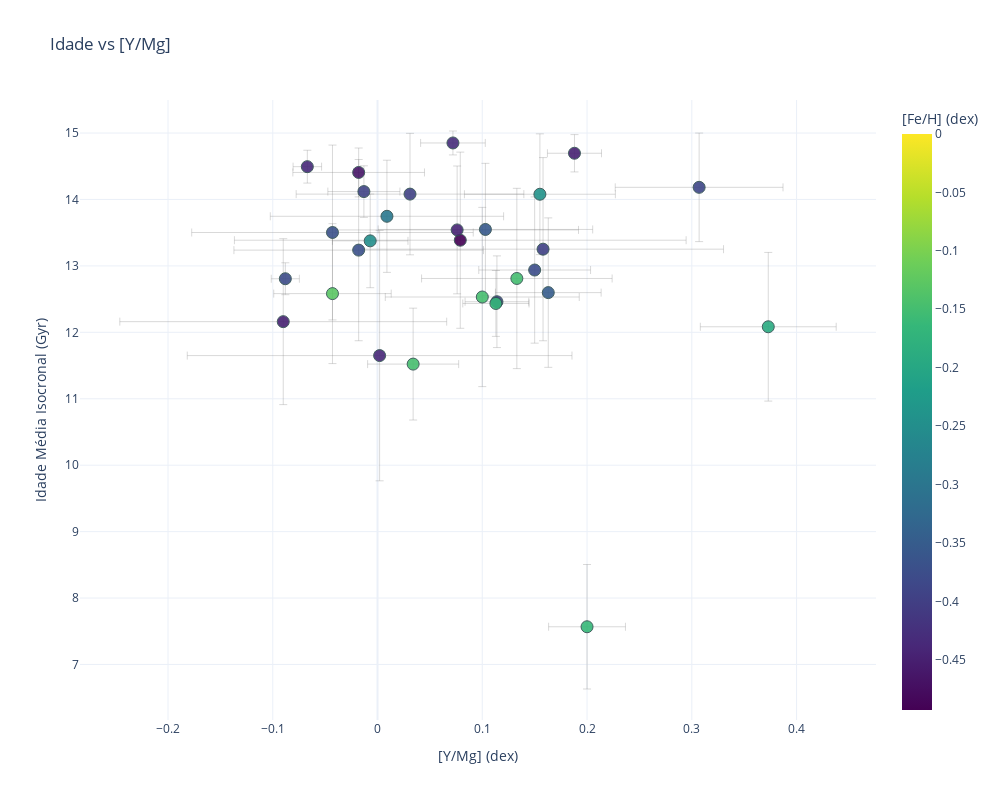
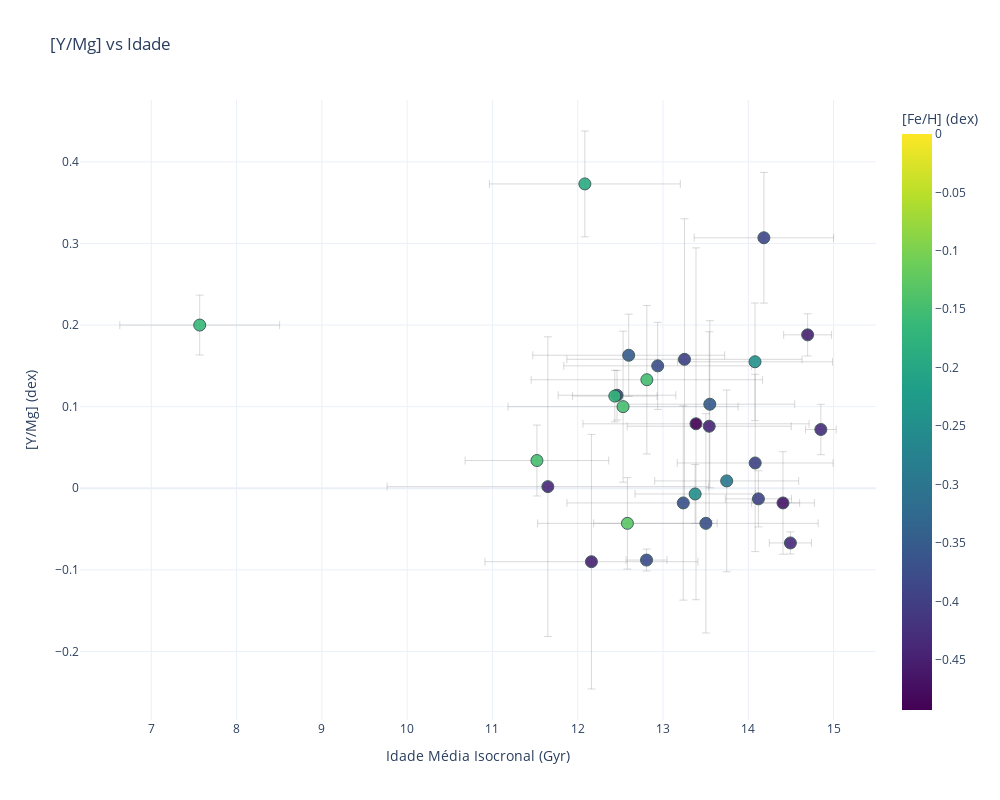

Notebook source saved alongside these figures, in order:
### Code cell
import plotly.express as px

# Primeiro plot: [Y/Mg] vs Idade Média Isocronal
fig1 = px.scatter(
    abundancias_ymg,
    x='[Y/Mg]',
    y='age_mean',
    error_x='e_[Y/Mg]',
    error_y='age_std',
    color='feh',
    hover_name='id',
    hover_data={'[Y/Mg]': ':.3f', 'age_mean': ':.2f', 'feh': ':.3f', 'age_ymg': ':.2f'},
    labels={
        '[Y/Mg]': '[Y/Mg] (dex)',
        'age_mean': 'Idade Média Isocronal (Gyr)',
        'feh': '[Fe/H] (dex)',
        'age_ymg': 'Idade Química (Gyr)'
    },
    title='Idade vs [Y/Mg]',
    template='plotly_white',
    color_continuous_scale='Viridis',
    width=1000,
    height=800
)

fig1.update_traces(
    marker=dict(size=12, opacity=0.9, line=dict(width=1, color='DarkSlateGrey')),
    error_x=dict(color='rgba(128, 128, 128, 0.3)', thickness=1),
    error_y=dict(color='rgba(128, 128, 128, 0.3)', thickness=1),
    selector=dict(mode='markers')
)

fig1.write_html('age_mean_vs_ymg_plotly.html')
fig1.show()

# Segundo plot: Idade Média Isocronal vs [Y/Mg]
fig2 = px.scatter(
    abundancias_ymg,
    x='age_mean',
    y='[Y/Mg]',
    error_x='age_std',
    error_y='e_[Y/Mg]',
    color='feh',
    hover_name='id',
    hover_data={'[Y/Mg]': ':.3f', 'age_mean': ':.2f', 'feh': ':.3f', 'age_ymg': ':.2f'},
    labels={
        '[Y/Mg]': '[Y/Mg] (dex)',
        'age_mean': 'Idade Média Isocronal (Gyr)',
        'feh': '[Fe/H] (dex)',
        'age_ymg': 'Idade Química (Gyr)'
    },
    title='[Y/Mg] vs Idade',
    template='plotly_white',
    color_continuous_scale='Viridis',
    width=1000,
    height=800
)

fig2.update_traces(
    marker=dict(size=12, opacity=0.9, line=dict(width=1, color='DarkSlateGrey')),
    error_x=dict(color='rgba(128, 128, 128, 0.3)', thickness=1),
    error_y=dict(color='rgba(128, 128, 128, 0.3)', thickness=1),
    selector=dict(mode='markers')
)

fig2.write_html('ymg_vs_age_mean_plotly.html')
fig2.show()

### Figure 1 — Plotly figure (JSON) as saved in the notebook; plotly's stock layout.template omitted (floating-point values rounded to 4 significant figures)
{"data": [{"customdata": [[-0.387, -5.265], [-0.147, 3.126], [-0.15, 0.3737], [-0.355, 0.4966], [-0.464, 3.472], [-0.394, 3.575], [-0.129, 5.322], [-0.147, 1.298], [-0.447, 5.525], [-0.163, -1.527], [-0.191, -6.416], [-0.24, -0.5466], [-0.493, 0.6848], [-0.405, 0.01922], [-0.43, 1.096], [-0.37, 4.489], [-0.349, -1.145], [-0.444, 0.9371], [-0.379, 5.705], [-0.249, 3.91], [-0.395, 2.353], [-0.296, 3.304], [-0.438, 3.008], [-0.447, -2.176], [-0.435, 4.929], [-0.371, 3.793], [-0.377, -0.8813], [-0.166, 0.8724], [-0.397, -1.172], [0, 4.576]], "error_x": {"array": [0.08008, 0.04346, 0.09096, 0.1024, 0.06282, 0.03441, 0.05609, 0.09257, 0.156, 0.03667, 0.06485, 0.07203, 0.2156, 0.03041, 0.03087, 0.1344, 0.05045, 0.1158, 0.01342, 0.03606, 0.1087, 0.1114, 0.1836, 0.02581, 0.0136, 0.1191, 0.05337, 0.03162, 0.1723, 0], "color": "rgba(128, 128, 128, 0.3)", "thickness": 1}, "error_y": {"array": [0.817, 0.842, 1.357, 0.995, 0.368, 0.388, 1.053, 1.349, 1.249, 0.937, 1.119, 0.909, 1.326, 0.69, 0.18, 1.316, 1.125, 0.962, 0.24, 0.705, 0.914, 0.844, 1.885, 0.281, 0.247, 1.364, 1.101, 0.496, 1.379, null], "color": "rgba(128, 128, 128, 0.3)", "thickness": 1}, "hovertemplate": "<b>%{hovertext}</b><br><br>[Y/Mg] (dex)=%{x:.3f}<br>Idade Média Isocronal (Gyr)=%{y:.2f}<br>[Fe/H] (dex)=%{marker.color:.3f}<br>Idade Química (Gyr)=%{customdata[1]:.2f}<extra></extra>", "hovertext": ["hd008638", "hd008828", "hd012345", "hd014747", "hd019034", "hd020794", "hd030278", "hd045364", "hd078558", "hd085119", "hd093351", "hd098281", "hd107094", "hd110619", "hd111232", "hd128674", "hd132648", "hd133633", "hd150433", "hd167677", "hd190954", "hd196761", "hd197083", "hd207869", "hd213941", "hd216777", "hd219249", "hd224619", "hd224685", "vesta"], "legendgroup": "", "marker": {"color": [-0.387, -0.147, -0.15, -0.355, -0.464, -0.394, -0.129, -0.147, -0.447, -0.163, -0.191, -0.24, -0.493, -0.405, -0.43, -0.37, -0.349, -0.444, -0.379, -0.249, -0.395, -0.296, -0.438, -0.447, -0.435, -0.371, -0.377, -0.166, -0.397, 0], "coloraxis": "coloraxis", "line": {"color": "DarkSlateGrey", "width": 1}, "opacity": 0.9, "size": 12, "symbol": "circle"}, "mode": "markers", "name": "", "orientation": "v", "showlegend": false, "type": "scatter", "x": [0.307, 0.034, 0.133, 0.103, -0.018, -0.013, -0.043, 0.1, -0.09, 0.2, 0.373, 0.155, 0.079, 0.114, 0.072, -0.043, 0.163, 0.076, -0.088, -0.007, 0.031, 0.009, 0.002, 0.188, -0.067, -0.018, 0.15, 0.113, 0.158, 0], "xaxis": "x", "y": [14.18, 11.52, 12.81, 13.55, 14.41, 14.12, 12.58, 12.53, 12.16, 7.568, 12.08, 14.08, 13.39, 12.46, 14.85, 13.5, 12.6, 13.54, 12.81, 13.38, 14.08, 13.75, 11.65, 14.7, 14.49, 13.24, 12.94, 12.44, 13.25, null], "yaxis": "y"}], "layout": {"coloraxis": {"colorbar": {"title": {"text": "[Fe/H] (dex)"}}, "colorscale": [[0, "#440154"], [0.1111, "#482878"], [0.2222, "#3e4989"], [0.3333, "#31688e"], [0.4444, "#26828e"], [0.5556, "#1f9e89"], [0.6667, "#35b779"], [0.7778, "#6ece58"], [0.8889, "#b5de2b"], [1, "#fde725"]]}, "height": 800, "legend": {"tracegroupgap": 0}, "title": {"text": "Idade vs [Y/Mg]"}, "width": 1000, "xaxis": {"anchor": "y", "domain": [0, 1], "title": {"text": "[Y/Mg] (dex)"}}, "yaxis": {"anchor": "x", "domain": [0, 1], "title": {"text": "Idade Média Isocronal (Gyr)"}}}}

### Figure 2 — Plotly figure (JSON) as saved in the notebook; plotly's stock layout.template omitted (floating-point values rounded to 4 significant figures)
{"data": [{"customdata": [[-0.387, -5.265], [-0.147, 3.126], [-0.15, 0.3737], [-0.355, 0.4966], [-0.464, 3.472], [-0.394, 3.575], [-0.129, 5.322], [-0.147, 1.298], [-0.447, 5.525], [-0.163, -1.527], [-0.191, -6.416], [-0.24, -0.5466], [-0.493, 0.6848], [-0.405, 0.01922], [-0.43, 1.096], [-0.37, 4.489], [-0.349, -1.145], [-0.444, 0.9371], [-0.379, 5.705], [-0.249, 3.91], [-0.395, 2.353], [-0.296, 3.304], [-0.438, 3.008], [-0.447, -2.176], [-0.435, 4.929], [-0.371, 3.793], [-0.377, -0.8813], [-0.166, 0.8724], [-0.397, -1.172], [0, 4.576]], "error_x": {"array": [0.817, 0.842, 1.357, 0.995, 0.368, 0.388, 1.053, 1.349, 1.249, 0.937, 1.119, 0.909, 1.326, 0.69, 0.18, 1.316, 1.125, 0.962, 0.24, 0.705, 0.914, 0.844, 1.885, 0.281, 0.247, 1.364, 1.101, 0.496, 1.379, null], "color": "rgba(128, 128, 128, 0.3)", "thickness": 1}, "error_y": {"array": [0.08008, 0.04346, 0.09096, 0.1024, 0.06282, 0.03441, 0.05609, 0.09257, 0.156, 0.03667, 0.06485, 0.07203, 0.2156, 0.03041, 0.03087, 0.1344, 0.05045, 0.1158, 0.01342, 0.03606, 0.1087, 0.1114, 0.1836, 0.02581, 0.0136, 0.1191, 0.05337, 0.03162, 0.1723, 0], "color": "rgba(128, 128, 128, 0.3)", "thickness": 1}, "hovertemplate": "<b>%{hovertext}</b><br><br>Idade Média Isocronal (Gyr)=%{x:.2f}<br>[Y/Mg] (dex)=%{y:.3f}<br>[Fe/H] (dex)=%{marker.color:.3f}<br>Idade Química (Gyr)=%{customdata[1]:.2f}<extra></extra>", "hovertext": ["hd008638", "hd008828", "hd012345", "hd014747", "hd019034", "hd020794", "hd030278", "hd045364", "hd078558", "hd085119", "hd093351", "hd098281", "hd107094", "hd110619", "hd111232", "hd128674", "hd132648", "hd133633", "hd150433", "hd167677", "hd190954", "hd196761", "hd197083", "hd207869", "hd213941", "hd216777", "hd219249", "hd224619", "hd224685", "vesta"], "legendgroup": "", "marker": {"color": [-0.387, -0.147, -0.15, -0.355, -0.464, -0.394, -0.129, -0.147, -0.447, -0.163, -0.191, -0.24, -0.493, -0.405, -0.43, -0.37, -0.349, -0.444, -0.379, -0.249, -0.395, -0.296, -0.438, -0.447, -0.435, -0.371, -0.377, -0.166, -0.397, 0], "coloraxis": "coloraxis", "line": {"color": "DarkSlateGrey", "width": 1}, "opacity": 0.9, "size": 12, "symbol": "circle"}, "mode": "markers", "name": "", "orientation": "v", "showlegend": false, "type": "scatter", "x": [14.18, 11.52, 12.81, 13.55, 14.41, 14.12, 12.58, 12.53, 12.16, 7.568, 12.08, 14.08, 13.39, 12.46, 14.85, 13.5, 12.6, 13.54, 12.81, 13.38, 14.08, 13.75, 11.65, 14.7, 14.49, 13.24, 12.94, 12.44, 13.25, null], "xaxis": "x", "y": [0.307, 0.034, 0.133, 0.103, -0.018, -0.013, -0.043, 0.1, -0.09, 0.2, 0.373, 0.155, 0.079, 0.114, 0.072, -0.043, 0.163, 0.076, -0.088, -0.007, 0.031, 0.009, 0.002, 0.188, -0.067, -0.018, 0.15, 0.113, 0.158, 0], "yaxis": "y"}], "layout": {"coloraxis": {"colorbar": {"title": {"text": "[Fe/H] (dex)"}}, "colorscale": [[0, "#440154"], [0.1111, "#482878"], [0.2222, "#3e4989"], [0.3333, "#31688e"], [0.4444, "#26828e"], [0.5556, "#1f9e89"], [0.6667, "#35b779"], [0.7778, "#6ece58"], [0.8889, "#b5de2b"], [1, "#fde725"]]}, "height": 800, "legend": {"tracegroupgap": 0}, "title": {"text": "[Y/Mg] vs Idade"}, "width": 1000, "xaxis": {"anchor": "y", "domain": [0, 1], "title": {"text": "Idade Média Isocronal (Gyr)"}}, "yaxis": {"anchor": "x", "domain": [0, 1], "title": {"text": "[Y/Mg] (dex)"}}}}
